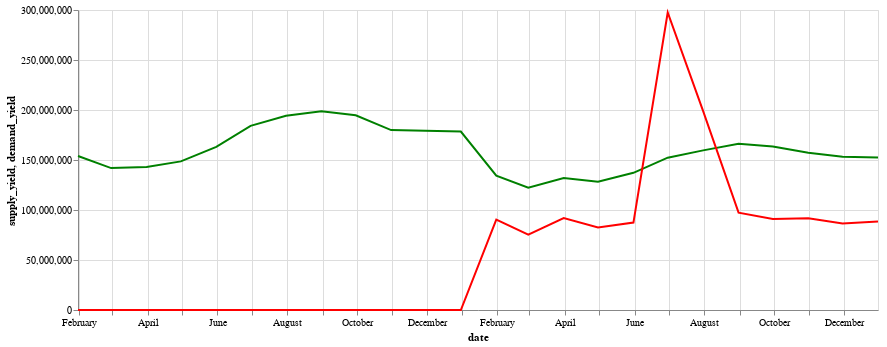

The code cell stored with this chart in its notebook:
### Code cell
import altair as alt
chart1=alt.Chart(new_analysis).mark_line(color='green').encode(
    x='date:T',
    y='supply_yield:Q'
).properties(width=800,height=300)
chart2=alt.Chart(new_analysis).mark_line(color='red').encode(
    x='date:T',
    y='demand_yield:Q'
).properties(width=800,height=300)
chart1+chart2

### Figure 1 — Vega-Lite specification as saved in the notebook (floating-point values rounded to 4 significant figures)
{"config": {"view": {"continuousWidth": 400, "continuousHeight": 300}}, "layer": [{"mark": {"type": "line", "color": "green"}, "encoding": {"x": {"type": "temporal", "field": "date"}, "y": {"type": "quantitative", "field": "supply_yield"}}, "height": 300, "width": 800}, {"mark": {"type": "line", "color": "red"}, "encoding": {"x": {"type": "temporal", "field": "date"}, "y": {"type": "quantitative", "field": "demand_yield"}}, "height": 300, "width": 800}], "data": {"name": "data-4dd25041e95fa8090ecab22f4ca8ee9f"}, "$schema": "https://vega.github.io/schema/vega-lite/v4.0.0.json", "datasets": {"data-4dd25041e95fa8090ecab22f4ca8ee9f": [{"date": "2016-01-31T00:00:00", "supply_yield": 154000000.0, "demand_yield": 0.0, "difference": 154000000.0}, {"date": "2016-02-29T00:00:00", "supply_yield": 141900000.0, "demand_yield": 0.0, "difference": 141900000.0}, {"date": "2016-03-31T00:00:00", "supply_yield": 143100000.0, "demand_yield": 0.0, "difference": 143100000.0}, {"date": "2016-04-30T00:00:00", "supply_yield": 148600000.0, "demand_yield": 0.0, "difference": 148600000.0}, {"date": "2016-05-31T00:00:00", "supply_yield": 163200000.0, "demand_yield": 0.0, "difference": 163200000.0}, {"date": "2016-06-30T00:00:00", "supply_yield": 184200000.0, "demand_yield": 0.0, "difference": 184200000.0}, {"date": "2016-07-31T00:00:00", "supply_yield": 194300000.0, "demand_yield": 0.0, "difference": 194300000.0}, {"date": "2016-08-31T00:00:00", "supply_yield": 198800000.0, "demand_yield": 0.0, "difference": 198800000.0}, {"date": "2016-09-30T00:00:00", "supply_yield": 194700000.0, "demand_yield": 0.0, "difference": 194700000.0}, {"date": "2016-10-31T00:00:00", "supply_yield": 179900000.0, "demand_yield": 0.0, "difference": 179900000.0}, {"date": "2016-11-30T00:00:00", "supply_yield": 179200000.0, "demand_yield": 0.0, "difference": 179200000.0}, {"date": "2016-12-31T00:00:00", "supply_yield": 178400000.0, "demand_yield": 0.0, "difference": 178400000.0}, {"date": "2017-01-31T00:00:00", "supply_yield": 134400000.0, "demand_yield": 90430000.0, "difference": 44000000.0}, {"date": "2017-02-28T00:00:00", "supply_yield": 122300000.0, "demand_yield": 75340000.0, "difference": 46930000.0}, {"date": "2017-03-31T00:00:00", "supply_yield": 131900000.0, "demand_yield": 91920000.0, "difference": 40020000.0}, {"date": "2017-04-30T00:00:00", "supply_yield": 128300000.0, "demand_yield": 82590000.0, "difference": 45670000.0}, {"date": "2017-05-31T00:00:00", "supply_yield": 137200000.0, "demand_yield": 87420000.0, "difference": 49790000.0}, {"date": "2017-06-30T00:00:00", "supply_yield": 152400000.0, "demand_yield": 297500000.0, "difference": -145100000.0}, {"date": "2017-07-31T00:00:00", "supply_yield": 159600000.0, "demand_yield": 198900000.0, "difference": -39290000.0}, {"date": "2017-08-31T00:00:00", "supply_yield": 166300000.0, "demand_yield": 97370000.0, "difference": 68950000.0}, {"date": "2017-09-30T00:00:00", "supply_yield": 163600000.0, "demand_yield": 91050000.0, "difference": 72550000.0}, {"date": "2017-10-31T00:00:00", "supply_yield": 157200000.0, "demand_yield": 91760000.0, "difference": 65420000.0}, {"date": "2017-11-30T00:00:00", "supply_yield": 153200000.0, "demand_yield": 86530000.0, "difference": 66660000.0}, {"date": "2017-12-31T00:00:00", "supply_yield": 152400000.0, "demand_yield": 88510000.0, "difference": 63910000.0}]}}
